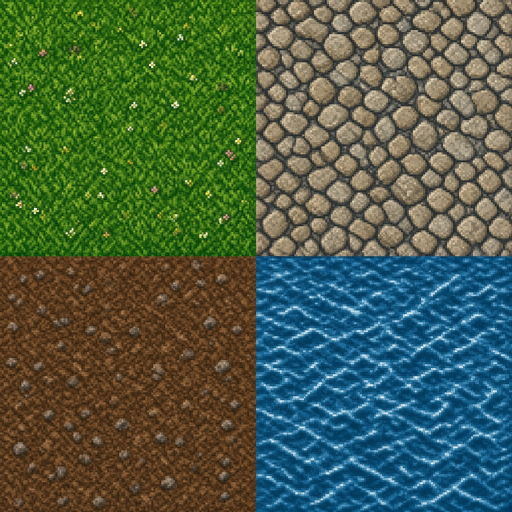
#> input picture assets/raw/ground.jpg, 1024 x 1024 px, given in place of ground.png, which was not available (shown at 1/2 size)
$ python gen-cobble.py
#> lines starting #> are read from the running program, lines starting #| are printed output that depends on the picture
"""BUG-009: non-mirrored seamless cobblestone (toroidal Voronoi, original procedural art). Writes the cobble slot (x 256..511) of ground.png."""
import random, math
from PIL import Image
import numpy as np
random.seed(20261112); S = 256
# jittered grid of stone centres (~22px stones at 256 → ~11px after the client's half-scale)
pts = []; g = 12
for gy in range(g):
    for gx in range(g):
        pts.append(((gx + 0.5 + random.uniform(-0.38, 0.38)) * S / g, (gy + 0.5 + random.uniform(-0.38, 0.38)) * S / g))
P = np.array(pts); yy, xx = np.mgrid[0:S, 0:S]
d1 = np.full((S, S), 1e9); d2 = np.full((S, S), 1e9); idx = np.zeros((S, S), int)
for i, (px, py) in enumerate(P):
    dx = np.abs(xx - px); dx = np.minimum(dx, S - dx); dy = np.abs(yy - py); dy = np.minimum(dy, S - dy)
    d = np.sqrt(dx * dx + (dy * 1.08) ** 2)
    closer = d < d1; d2 = np.where(closer, d1, np.minimum(d2, d)); idx = np.where(closer, i, idx); d1 = np.where(closer, d, d1)
edge = d2 - d1  # distance to the stone border
rng = np.random.default_rng(7)
base = rng.uniform(0.82, 1.12, len(P)); tint = rng.uniform(-10, 10, len(P))
stone = np.stack([150 + tint[idx], 140 + tint[idx] * 0.8, 118 + tint[idx] * 0.6], -1) * base[idx][..., None]
# rounded shading: lighter towards top-left of each stone, darker near the border
cx = P[idx, 0]; cy = P[idx, 1]
ox = xx - cx; ox = (ox + S / 2) % S - S / 2; oy = yy - cy; oy = (oy + S / 2) % S - S / 2
dome = np.sqrt(np.clip((edge - 2.4) / 7.0, 0, 1)); light = np.clip(1.08 - 0.014 * (ox + oy), 0.78, 1.25) * (0.55 + 0.5 * dome)
noise = rng.normal(0, 6, (S, S))
img = stone * light[..., None] + noise[..., None]
grout = np.array([58, 54, 46]) + rng.normal(0, 5, (S, S, 1))
mask = (edge < 2.6)[..., None]
img = np.where(mask, grout, img)
img = (np.round(np.clip(img, 0, 255) / 6) * 6).astype(np.uint8)  # light posterise → pixel-art look
g_img = Image.open('client/public/sprites/ground.png').convert('RGBA')
g_img.paste(Image.fromarray(img, 'RGB').convert('RGBA'), (256, 0))
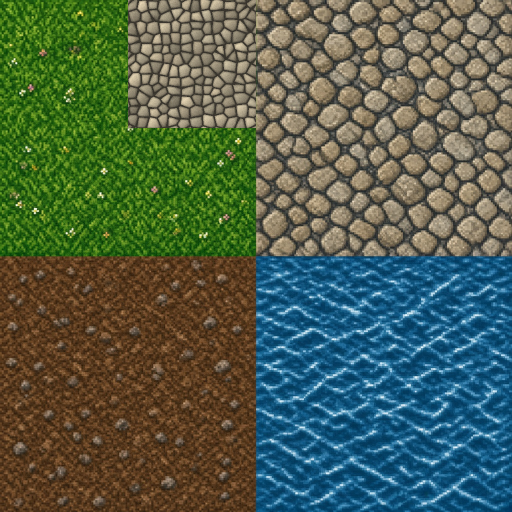
#> g_img: PIL image 1024x1024 RGBA (shown at 1/2 size); mean R, G, B, A 79.6, 95.6, 76.6, 255
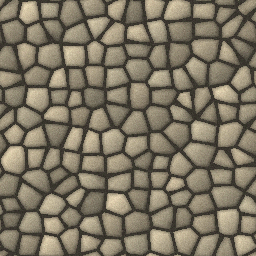
#> img: shape (256, 256, 3); mean R, G, B 125.1, 116.7, 98.5
g_img.save('client/public/sprites/ground.png')
Image.fromarray(img, 'RGB').resize((512, 512), Image.NEAREST).save('/tmp/cobble_new.png')
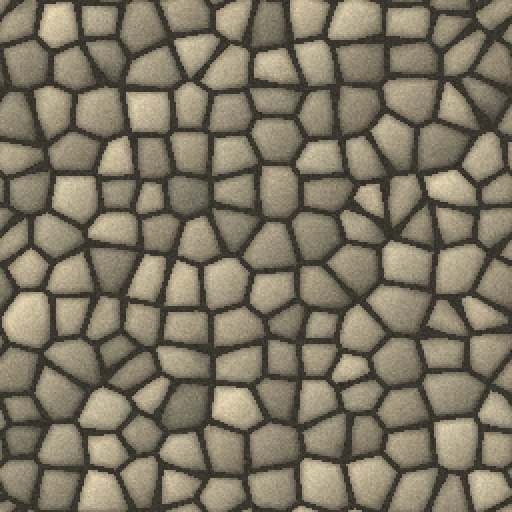
#> saved as cobble_new.png: PIL image 512x512 RGB; mean R, G, B 125.1, 116.7, 98.5
print('ok')

$ run again, with assets/raw/battle_darkforest.jpg copied over assets/raw/ground.jpg
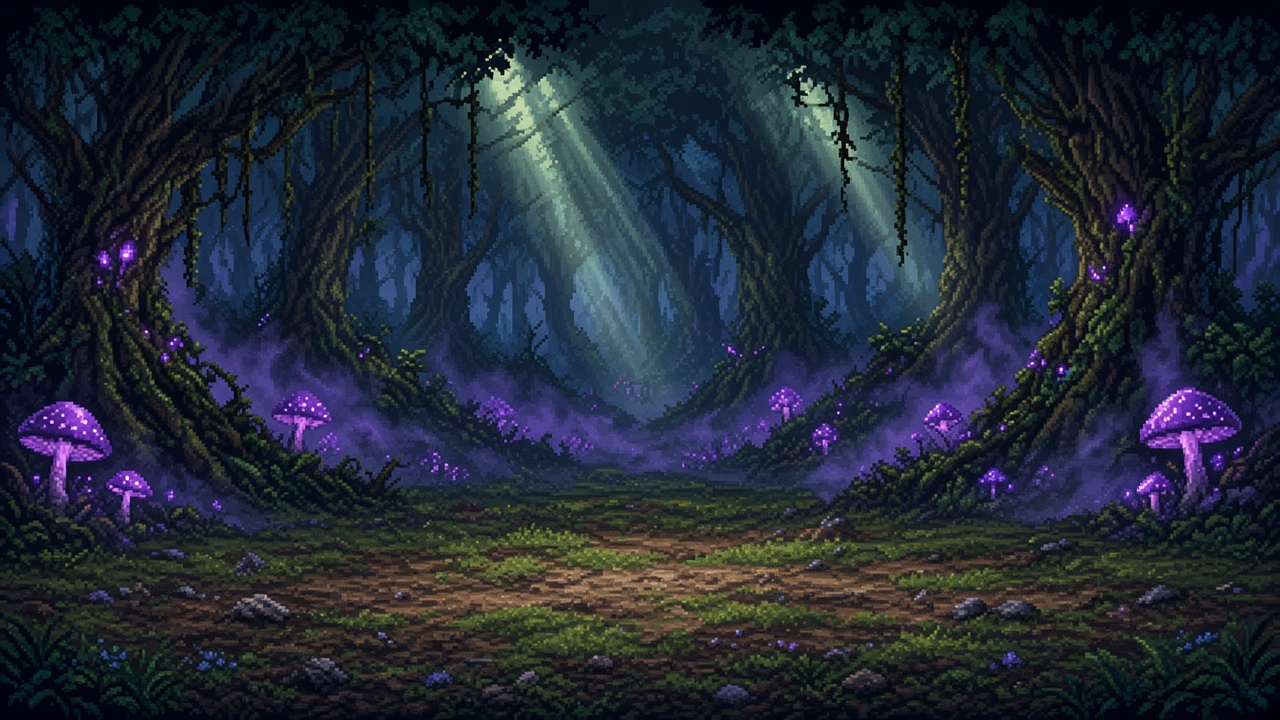
#> input picture assets/raw/battle_darkforest.jpg, 1280 x 720 px, given in place of ground.png, which was not available
#> `g_img.paste(Image.fromarray(img, 'RGB').convert('RGBA'), (256, 0))`:
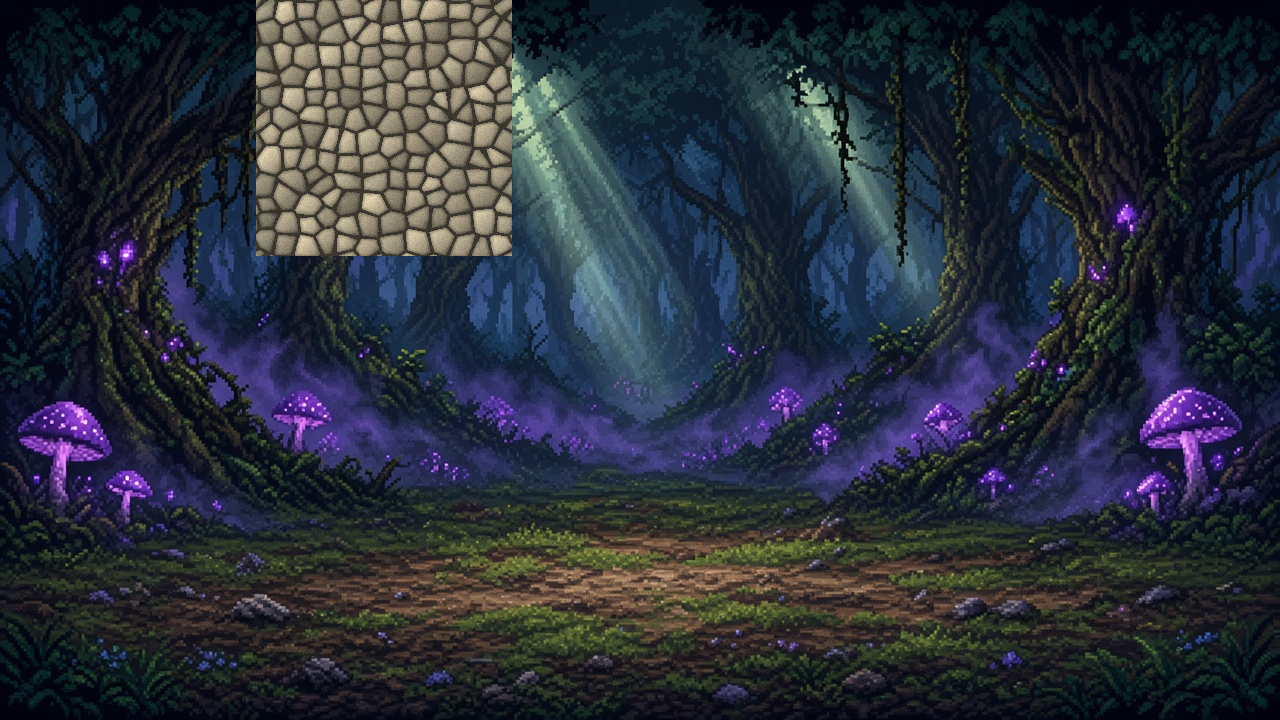
#> g_img: PIL image 1280x720 RGBA; mean R, G, B, A 40.9, 46.7, 57.5, 255

$ run again, with assets/raw/battle_desert.jpg copied over assets/raw/ground.jpg
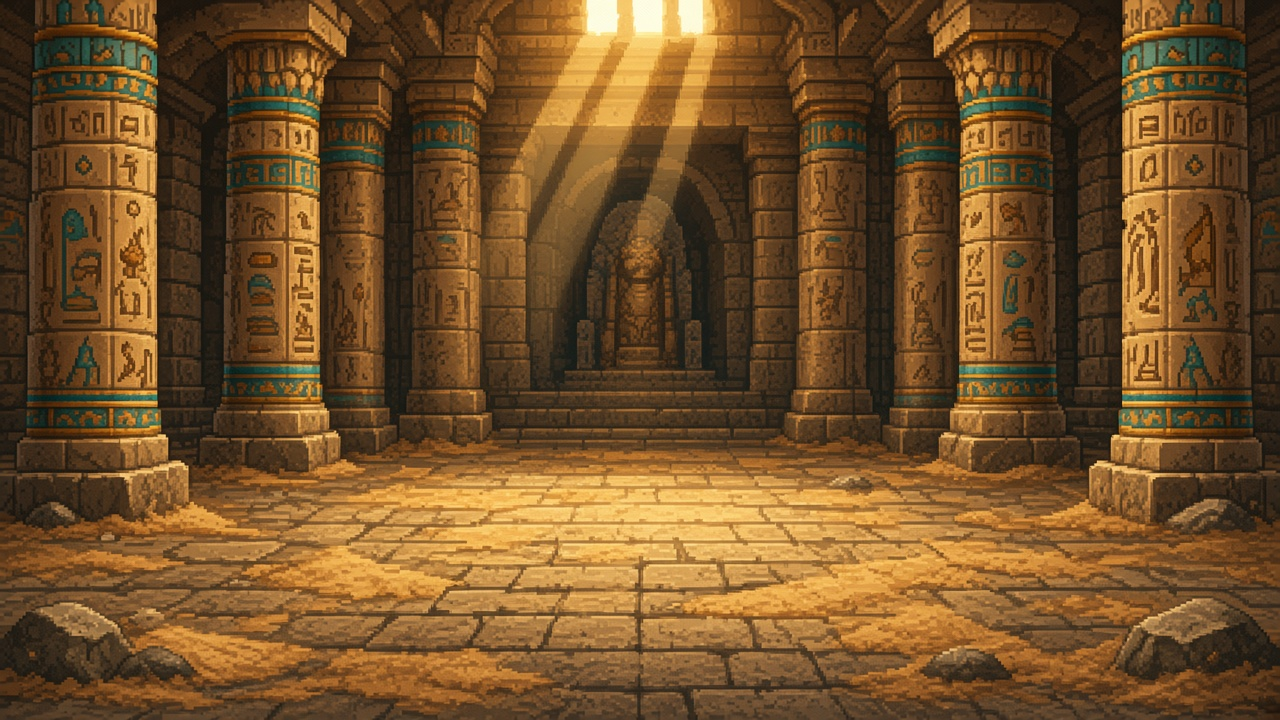
#> input picture assets/raw/battle_desert.jpg, 1280 x 720 px, given in place of ground.png, which was not available
#> `g_img.paste(Image.fromarray(img, 'RGB').convert('RGBA'), (256, 0))`:
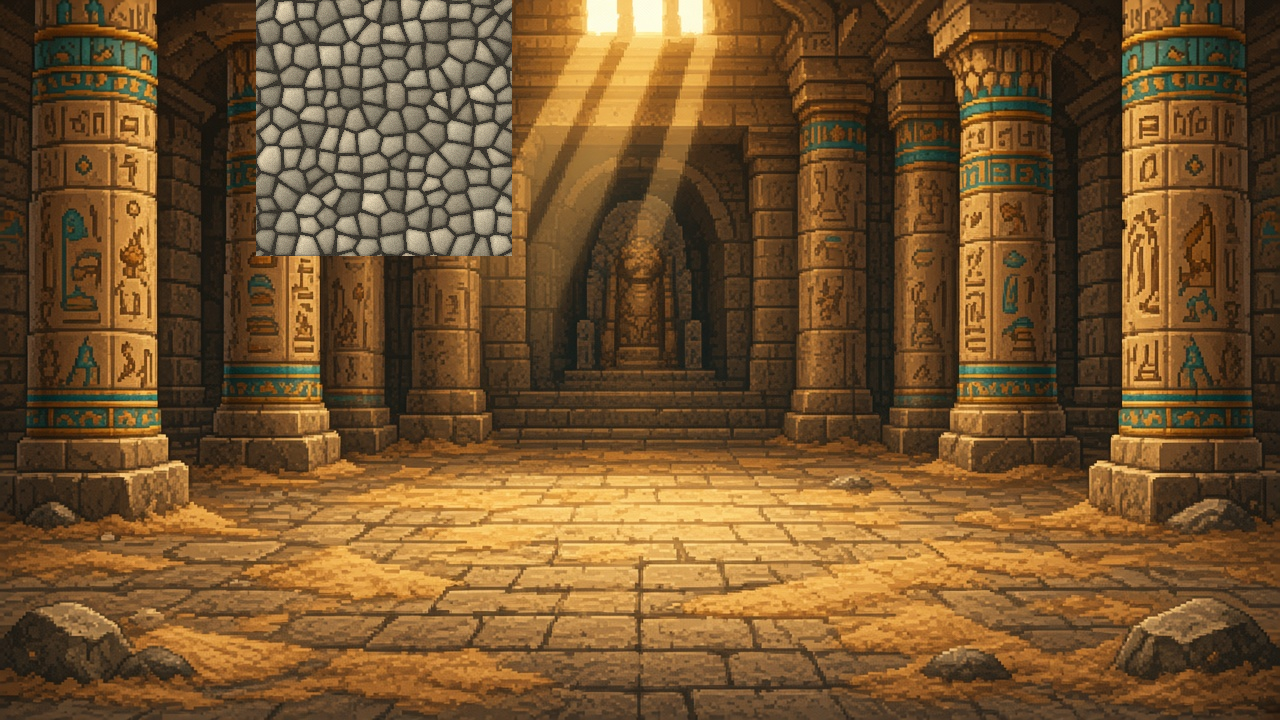
#> g_img: PIL image 1280x720 RGBA; mean R, G, B, A 115.7, 83.5, 45.8, 255

$ run again, with assets/raw/battle_meadow.jpg copied over assets/raw/ground.jpg
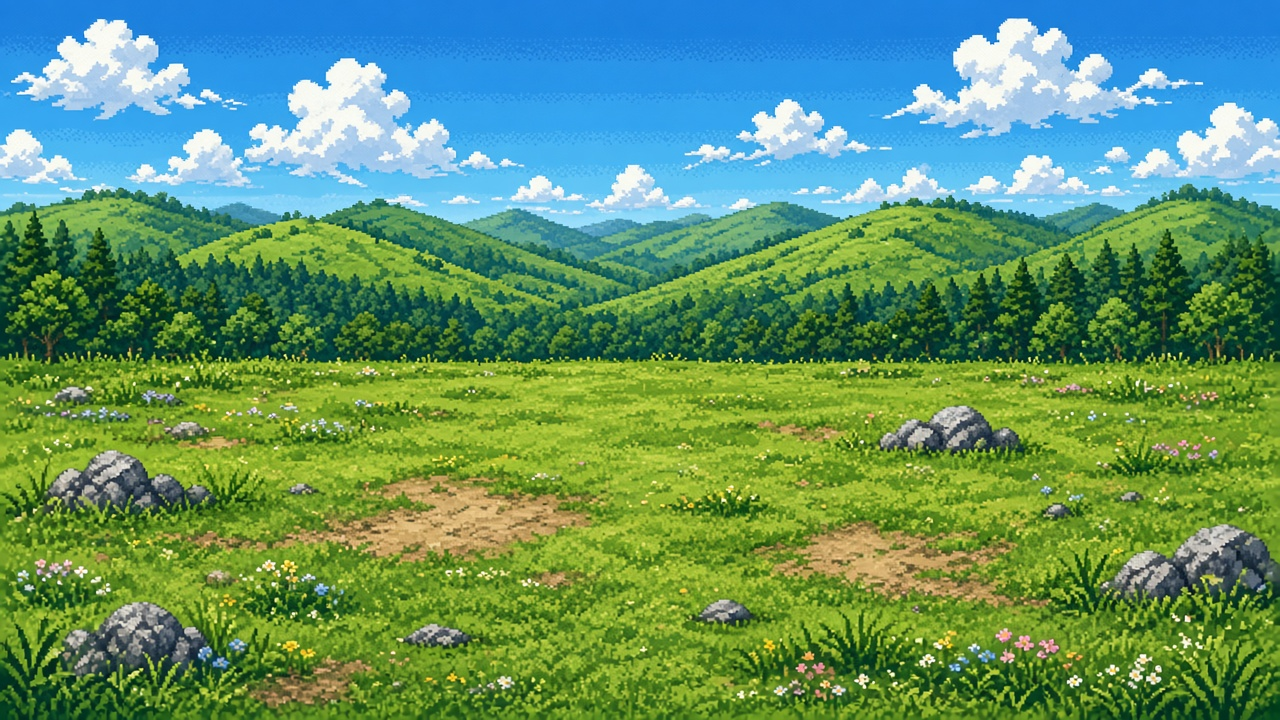
#> input picture assets/raw/battle_meadow.jpg, 1280 x 720 px, given in place of ground.png, which was not available
#> `g_img.paste(Image.fromarray(img, 'RGB').convert('RGBA'), (256, 0))`:
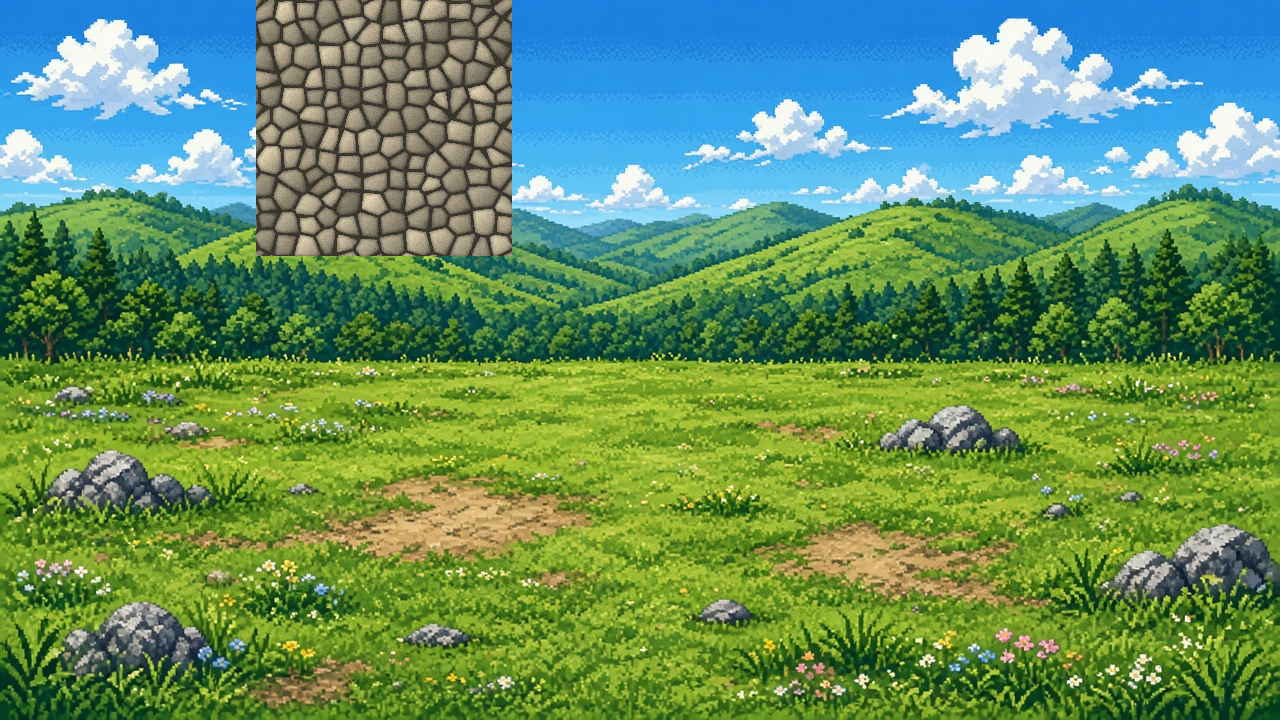
#> g_img: PIL image 1280x720 RGBA; mean R, G, B, A 99.5, 143.8, 98.2, 255
